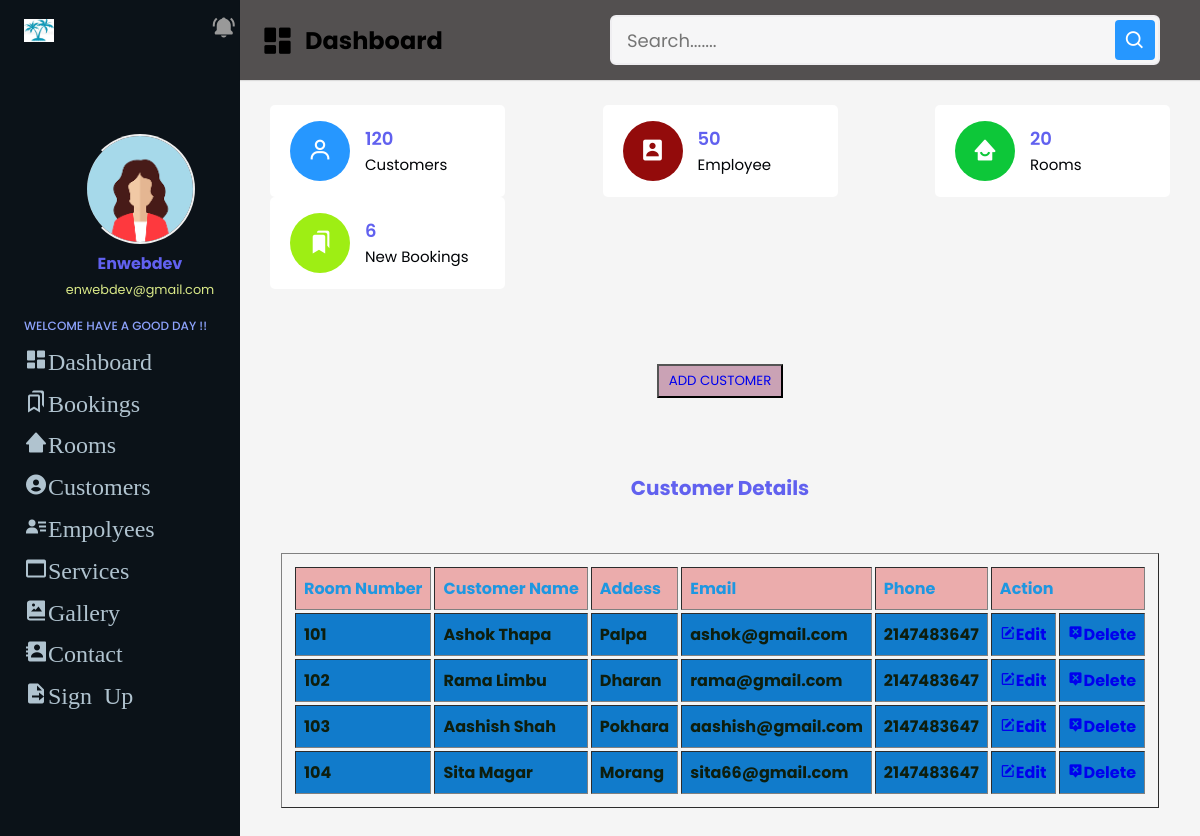
Screenshot of /admin/cview.php (signed in) with the database file from the repository.
### tables this page shows
CREATE TABLE `customers` (
  `id` int(11) NOT NULL,
  `room_no` int(11) NOT NULL,
  `c_name` varchar(50) NOT NULL,
  `address` varchar(250) NOT NULL,
  `email` varchar(50) NOT NULL,
  `phone` int(11) NOT NULL
);

### admin/cview.php (the view, shortened to what this page needs)
<?php
  require('inc/db_config.php');
?>
<!DOCTYPE html>
 <html lang="en">
   <head>
    <?php
    require('inc/links.php')
    ?>
  </head>
  <body>
  <?php require('inc/header.php');?>
  <br><br><br>
    <center>
    <button type="button" class="btn btn-dark shadow-none text-center"><a href="customer.php">ADD CUSTOMER</a></button>
    </center>
    <div >
      <center>
        <br>
        <br>
        <br>
        <h3><u>Customer Details</u></h3><br><br>
        <table border="1px" cellpadding="10px" cellspacing="3">
          <tr>
            <th>Room Number</th>
            <th>Customer Name</th>
            <th>Addess</th>
            <th>Email</th>
           <th>Phone</th>
            <th colspan="2">Action</th>
         </tr>
         <?php
         $sql ="SELECT * FROM  customers";
         $res= mysqli_query($con,$sql);
         $result = mysqli_num_rows($res);
         if($result){
          while($row = mysqli_fetch_array($res)){
            ?>
           <tr>
             <td><?php echo $row['room_no'];?></td>
             <td><?php echo $row['c_name'];?></td>
             <td><?php echo $row['address'];?></td>
             <td><?php echo $row['email'];?></td>
             <td><?php echo $row['phone'];?></td>
             <td><a href="cupdate.php?room_no=<?php echo $row['room_no'];?>"><i class='bx bxs-edit'></i>Edit</a></td>
             <td><a onclick="return confirm('Are you sure, you want to delete?')" href="cdelete.php?room_no=<?php echo $row['room_no'];?>"><i class='bx bxs-message-alt-x'></i>Delete</a></td>
            </tr>
           <?php
          }
          }
          ?>
       </table>
        <br><br>
      </center>
    </div>
  </body>
</html>

### admin/style.css (style rules this page uses)
:root { --main:orange; --bg:#0B1218; --bg-body:#131D28; }
* { margin: 0; padding: 0; text-decoration: none; list-style-type: none; box-sizing: border-box; font-family: 'Poppins' ,sans-serif; }
h3 { font-size: 20px; color: rgb(97, 97, 239); }
.btn { background:rgb(202, 162, 181); color: rgb(107, 83, 83); padding: 5px 10px; text-align: center; }
table { padding: 10px; }
th { text-align: left; padding: 8px; color: rgb(30, 151, 225); background: rgb(235, 172, 172); }
td { text-align: left; padding: 8px; color: rgb(14, 30, 14); background: rgb(17, 123, 203); font-weight: bold; }

### rows the page displays
customers: room_no "101", c_name "Ashok Thapa", address "Palpa", email "ashok@gmail.com", phone "2147483647"
customers: room_no "102", c_name "Rama Limbu", address "Dharan", email "rama@gmail.com", phone "2147483647"
customers: room_no "103", c_name "Aashish Shah", address "Pokhara", email "aashish@gmail.com", phone "2147483647"
customers: room_no "104", c_name "Sita Magar", address "Morang", email "sita66@gmail.com", phone "2147483647"
